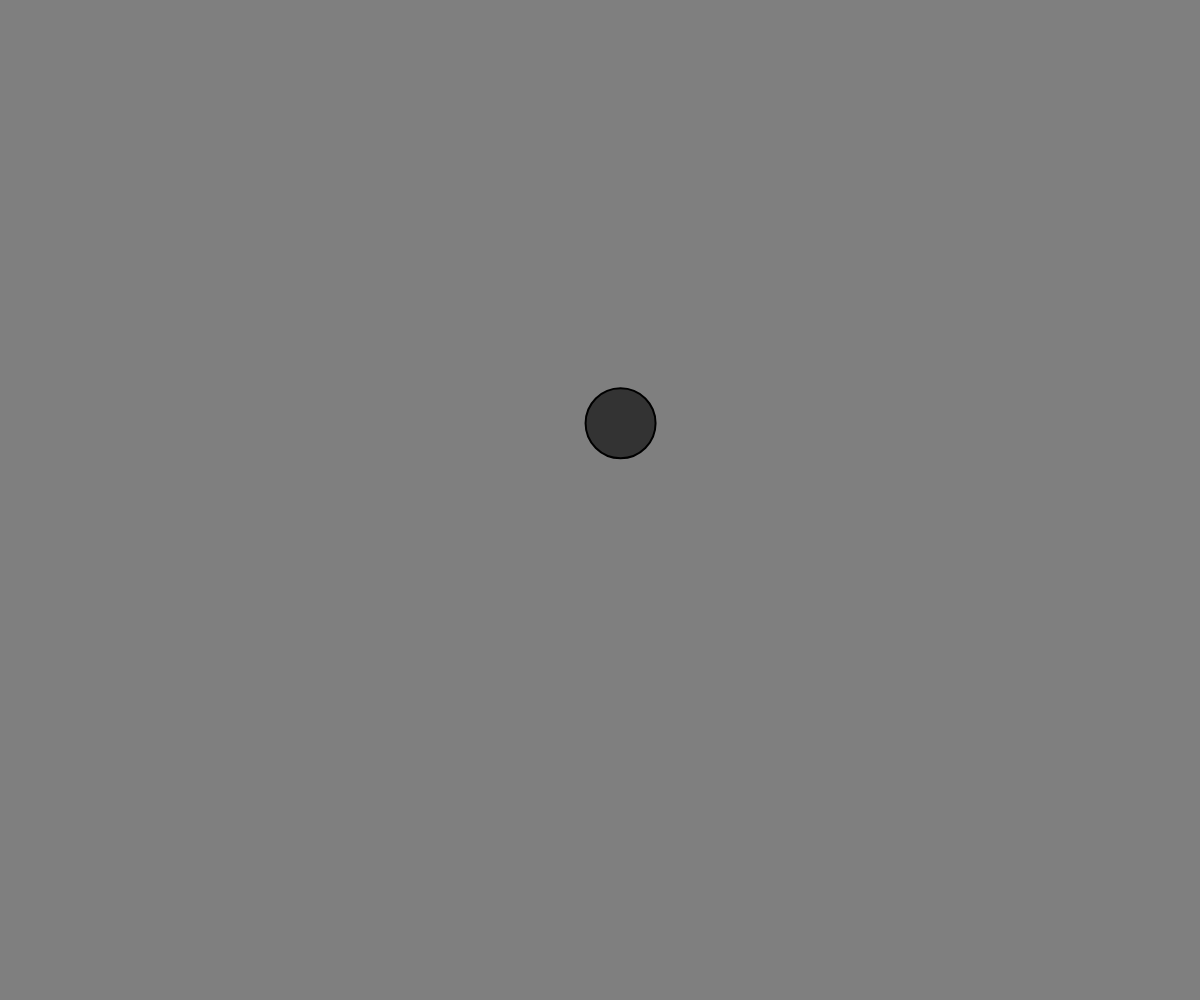
Frame 1 (no input)
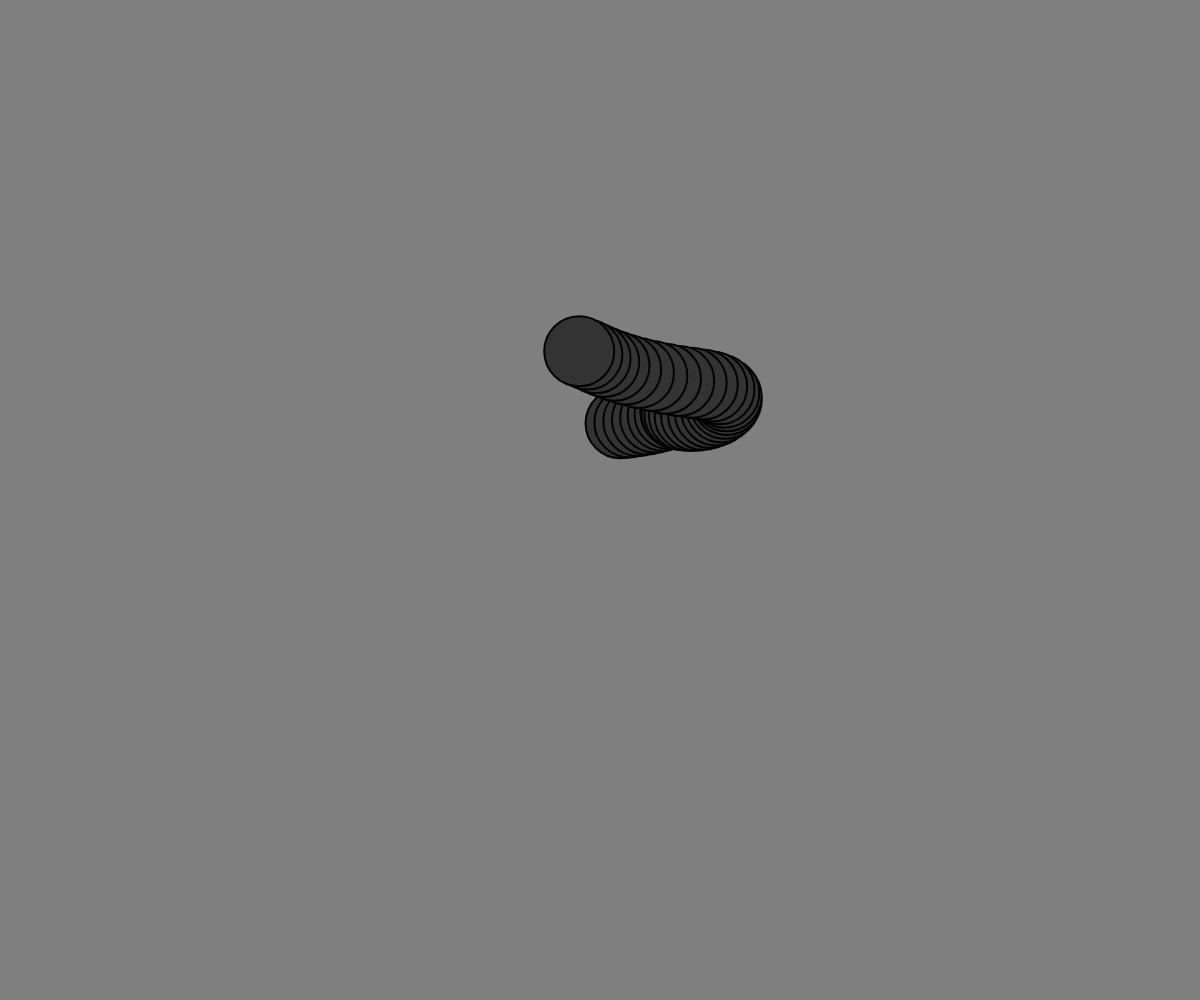
Frame 60 (no input)
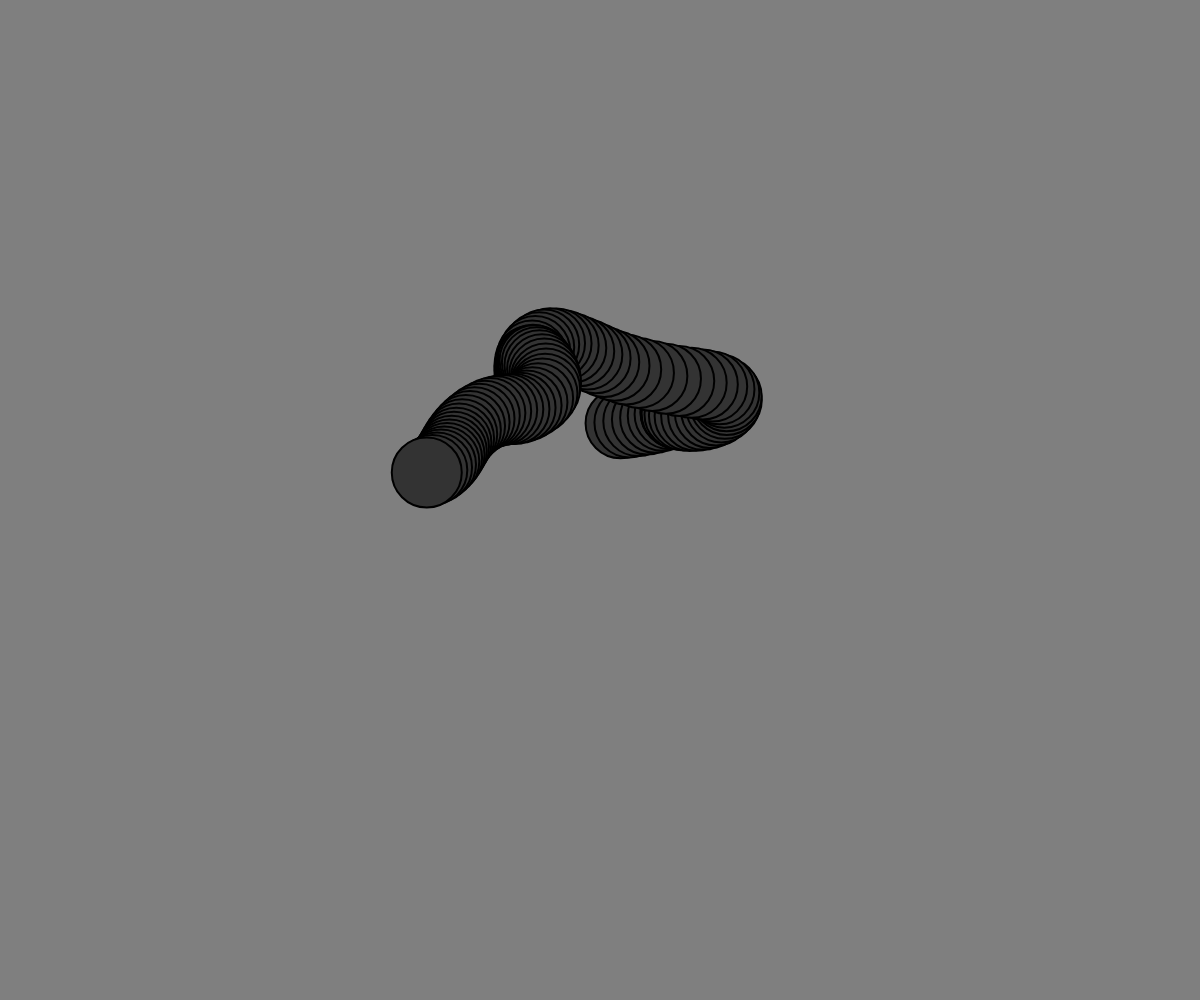
Frame 120 (the mouse pressed at the canvas centre since frame 60)

The p5.js sketch that drew these frames (run headless with seeded random() and noise() and a simulated clock; from frame 60 on, the mouse is pressed at the canvas centre):

// p5.js sketch
// ── sketch.js
// The Nature of Code
// Daniel Shiffman
// http://natureofcode.com

let walker;

function setup() {
  createCanvas(windowWidth, windowHeight); //creating canvas of size 640 x 360
  walker = new Walker(); //creating an instance/object of class Walker
  background(127); // creating a grey background for canvas
}

function draw() {
  walker.walk();
  walker.display();
}

class Walker {
  constructor() {
    this.position = createVector(0,0);
    // Perlin noise x and y offset
    this.noff = createVector(random(1000), random(1000));
  }

  display() {
    strokeWeight(2);
    fill(51);
    stroke(0);
    ellipse(this.position.x, this.position.y, 70, 70);
  }

  walk() {
    // Noise returns a value between 0 and 1
    this.position.x = map(noise(this.noff.x), 0, 1, 0, width);
    this.position.y = map(noise(this.noff.y), 0, 1, 0, height);
    this.noff.add(0.01, 0.01, 0);
  }
}

// ── move.js
class Mover {

  constructor(x, y, mass) {
    this.mass = mass;
    this.radius = this.mass * 8;
    this.position = createVector(x, y);
    this.velocity = createVector(random(-1, 1), random(-1, 1));
    this.acceleration = createVector(0, 0);
   
    this.angle = 0;
    this.aVelocity = 0;
    this.aAcceleration = 0;

  }

  applyForce(force) {
    let f = p5.Vector.div(force, this.mass);
    this.acceleration.add(f);
  }

  update() {
    this.velocity.add(this.acceleration);
    this.position.add(this.velocity);
    
    this.aAcceleration = this.acceleration.x / 10.0;
    this.aVelocity += this.aAcceleration;
    this.aVelocity = constrain(this.aVelocity, -0.1, 0.1);
    this.angle += this.aVelocity;
    
    this.acceleration.mult(0);
  }

  display() {
    stroke(0);
    fill(255,250);
    rectMode(CENTER);
    push();
    translate(this.position.x, this.position.y);
    rotate(this.angle);
    ellipse(0, 0, this.radius * 2);
    line(this.radius, 0, -this.radius, 0);
    pop();
  }
}

class Attractor {
  constructor() {
    this.position = createVector(width / 2, height / 2);
    this.mass = 20;
    this.G = 1;
  }

  attract(mover) {
    // Calculate direction of force
    let force = p5.Vector.sub(this.position, mover.position);
    // Distance between objects
    let distance = force.mag();
    // Limiting the distance to eliminate "extreme" results for very close or very far objects
    distance = constrain(distance, 5, 25);

    // Calculate gravitional force magnitude
    let strength = (this.G * this.mass * mover.mass) / (distance * distance);
    // Get force vector --> magnitude * direction
    force.setMag(strength);
    return force;
  }

  // Method to display
  display() {
    ellipseMode(CENTER);
    stroke(0);
    if (this.dragging) {
      fill(50);
    } else if (this.rollover) {
      fill(100);
    } else {
      fill(250);
    }
    ellipse(this.position.x, this.position.y, this.mass * 5);
  }
}


let movers = [];
let attractor;

function setup() {
  createCanvas(windowWidth,windowHeight);

  for (let i = 0; i < 40; i++) {
    movers.push(new Mover(random(width), random(height), random(0.1, 2)));
  }
  attractor = new Attractor();
}

function draw() {
  background(51);

  attractor.display();

  for (let i = 0; i < movers.length; i++) {
    let force = attractor.attract(movers[i]);
    movers[i].applyForce(force);

    movers[i].update();
    movers[i].display();
  }
}
